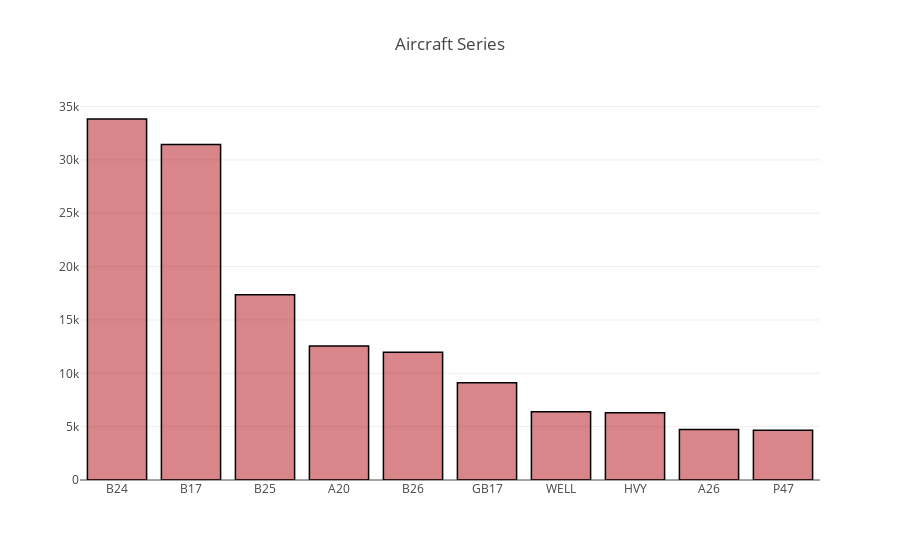

Notebook code cell kept with this figure:
### Code cell
# Aircraft Series
data = aerial['Aircraft Series'].value_counts()
print(data[:10])
data = [go.Bar(
            x=data[:10].index,
            y=data[:10].values,
            hoverinfo = 'text',
            marker = dict(color = 'rgba(177, 14, 22, 0.5)',
                             line=dict(color='rgb(0,0,0)',width=1.5)),
    )]

layout = dict(
    title = 'Aircraft Series',
)
fig = go.Figure(data=data, layout=layout)
iplot(fig)

### Figure 1 — Plotly figure (JSON) as saved in the notebook; plotly's stock layout.template omitted (floating-point values rounded to 4 significant figures)
{"data": [{"hoverinfo": "text", "marker": {"color": "rgba(177, 14, 22, 0.5)", "line": {"color": "rgb(0,0,0)", "width": 1.5}}, "type": "bar", "uid": "b7ea25ae-feae-11e8-b4d4-18dbf211ef53", "x": ["B24", "B17", "B25", "A20", "B26", "GB17", "WELL", "HVY", "A26", "P47"], "y": [33837, 31448, 17359, 12561, 11980, 9124, 6391, 6298, 4736, 4660]}], "layout": {"title": "Aircraft Series"}}
